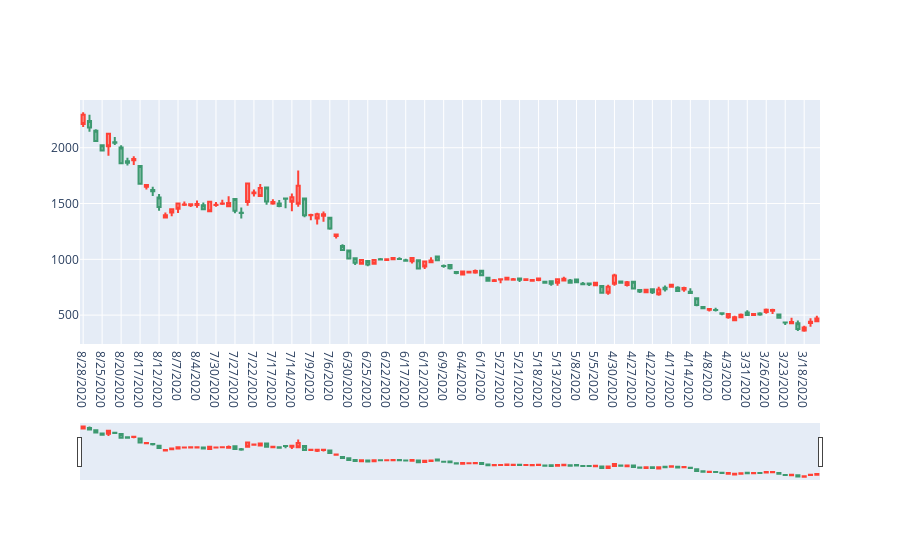

The notebook cell saved with this chart:
### Code cell
fig = go.Figure(data=[go.Candlestick(x=Tesla['Date'],
                                    open = Tesla['Open'],
                                    high = Tesla['High'],
                                    low = Tesla['Low'],
                                    close = Tesla['Close'])])
fig.show()
